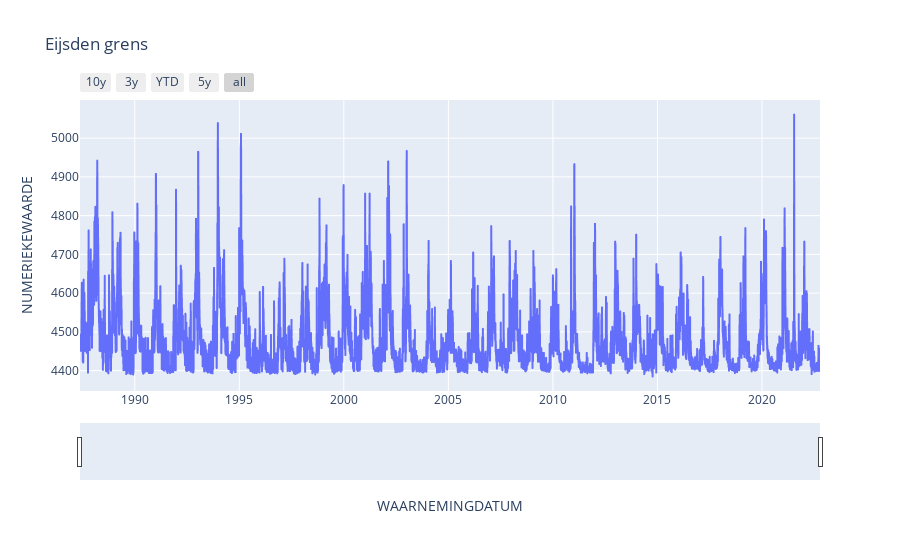
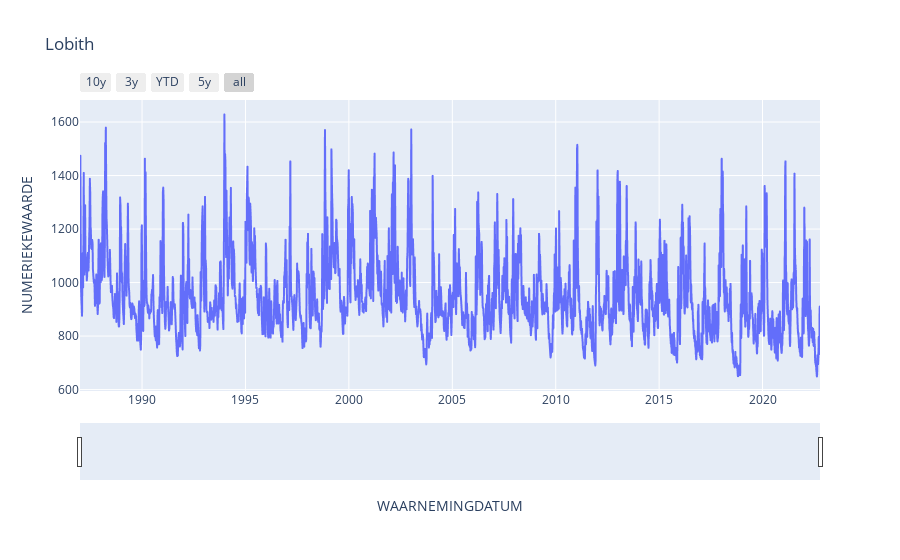

Notebook code cell kept with these figures, in order:
### Markdown cell above
First, we'll show the river level heights measured in Lobith and Eijsden. The heights are measured compared to NAP, not the heights compared to the bottom of the river. With the slider it is made possible to take a quick look at different timeframes.

### Code cell
# retrieving the river level height data
dataEijsden, locationName1 = data_cleaner(rawDataEijsden)
dataLobith, locationName2 = data_cleaner(rawDataLobith)

# creating visuals of the river level heights
first_visual(dataEijsden,locationName1)
first_visual(dataLobith,locationName2)

### Figure 1 — Plotly figure (JSON) as saved in the notebook; plotly's stock layout.template omitted (floating-point values rounded to 4 significant figures; data arrays with more than 128 entries replaced by an {"elided": "..."} marker saying what was removed)
{"data": [{"hovertemplate": "WAARNEMINGDATUM=%{x}<br>NUMERIEKEWAARDE=%{y}<extra></extra>", "legendgroup": "", "line": {"color": "#636efa", "dash": "solid"}, "marker": {"symbol": "circle"}, "mode": "lines", "name": "", "showlegend": false, "type": "scattergl", "x": {"elided": "12896 str values"}, "xaxis": "x", "y": {"elided": "12896 int values"}, "yaxis": "y"}], "layout": {"legend": {"tracegroupgap": 0}, "title": {"text": "Eijsden grens"}, "xaxis": {"anchor": "y", "domain": [0, 1], "rangeselector": {"buttons": [{"count": 10, "label": "10y", "step": "year", "stepmode": "backward"}, {"count": 3, "label": "3y", "step": "year", "stepmode": "backward"}, {"count": 1, "label": "YTD", "step": "year", "stepmode": "todate"}, {"count": 5, "label": "5y", "step": "year", "stepmode": "backward"}, {"step": "all"}]}, "rangeslider": {"visible": true}, "title": {"text": "WAARNEMINGDATUM"}}, "yaxis": {"anchor": "x", "domain": [0, 1], "title": {"text": "NUMERIEKEWAARDE"}}}}

### Figure 2 — Plotly figure (JSON) as saved in the notebook; plotly's stock layout.template omitted (floating-point values rounded to 4 significant figures; data arrays with more than 128 entries replaced by an {"elided": "..."} marker saying what was removed)
{"data": [{"hovertemplate": "WAARNEMINGDATUM=%{x}<br>NUMERIEKEWAARDE=%{y}<extra></extra>", "legendgroup": "", "line": {"color": "#636efa", "dash": "solid"}, "marker": {"symbol": "circle"}, "mode": "lines", "name": "", "showlegend": false, "type": "scattergl", "x": {"elided": "5865 str values"}, "xaxis": "x", "y": {"elided": "5865 int values"}, "yaxis": "y"}], "layout": {"legend": {"tracegroupgap": 0}, "title": {"text": "Lobith"}, "xaxis": {"anchor": "y", "domain": [0, 1], "rangeselector": {"buttons": [{"count": 10, "label": "10y", "step": "year", "stepmode": "backward"}, {"count": 3, "label": "3y", "step": "year", "stepmode": "backward"}, {"count": 1, "label": "YTD", "step": "year", "stepmode": "todate"}, {"count": 5, "label": "5y", "step": "year", "stepmode": "backward"}, {"step": "all"}]}, "rangeslider": {"visible": true}, "title": {"text": "WAARNEMINGDATUM"}}, "yaxis": {"anchor": "x", "domain": [0, 1], "title": {"text": "NUMERIEKEWAARDE"}}}}
